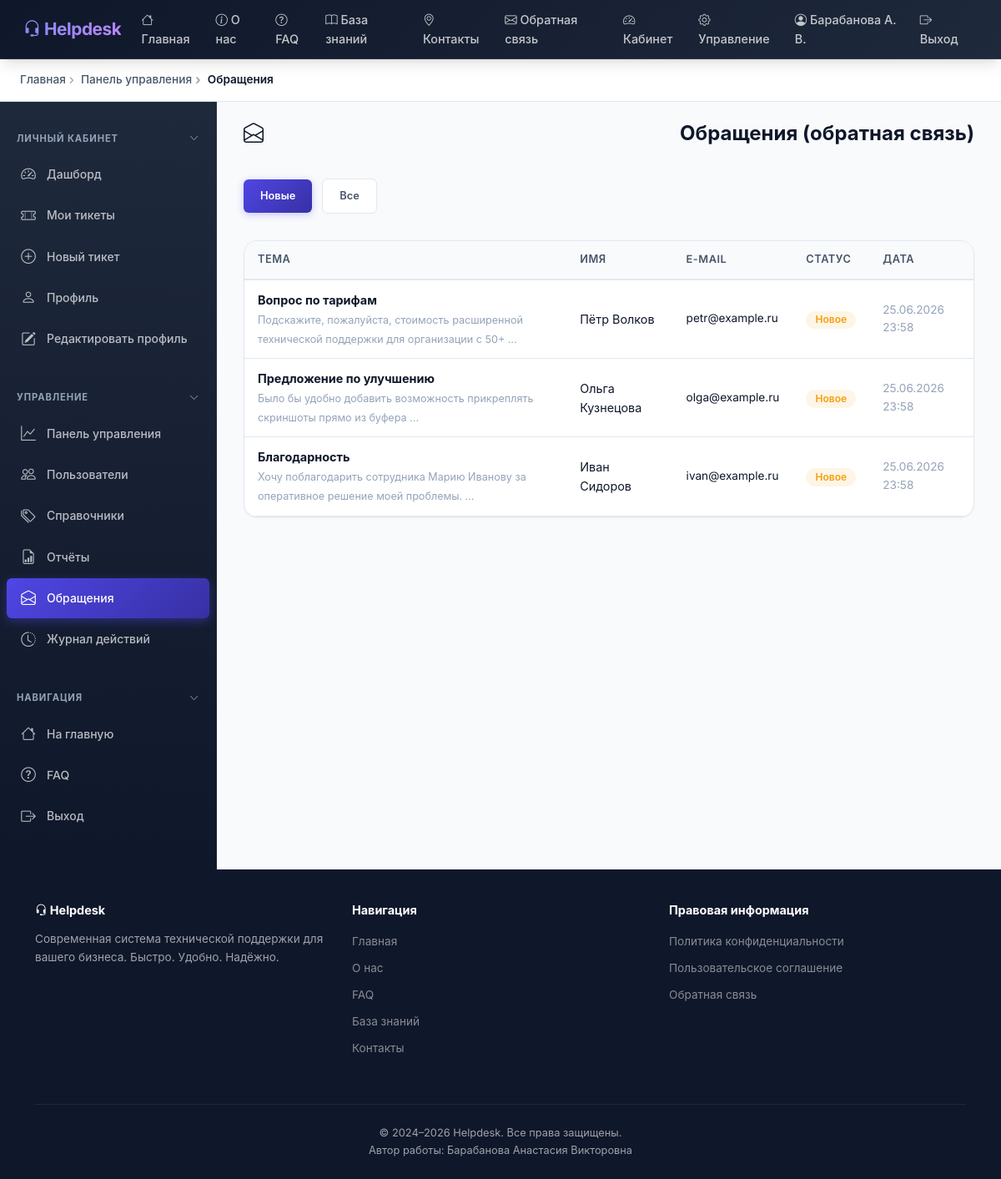
Page /admin-panel/feedback/ (signed in) on the committed database.
### helpdesk/models.py (models this page shows, shortened)
class User(AbstractUser):
    class Role(models.TextChoices):
        CLIENT = 'CLIENT', 'Клиент'
        SUPPORT = 'SUPPORT', 'Саппорт'
        ADMIN = 'ADMIN', 'Администратор'
    role = models.CharField(
        max_length=10,
        choices=Role.choices,
        default=Role.CLIENT,
        verbose_name='Роль',
        help_text='Роль определяет уровень доступа пользователя в системе.',
    )
    patronymic = models.CharField(
        max_length=150,
        blank=True,
        default='',
        verbose_name='Отчество',
    )
    phone = models.CharField(
        max_length=20,
        blank=True,
        default='',
        verbose_name='Телефон',
        help_text='Контактный номер телефона.',
    )
    department = models.ForeignKey(
        Department,
        on_delete=models.SET_NULL,
        null=True,
        blank=True,
        related_name='employees',
        verbose_name='Отдел',
        help_text='Отдел, к которому прикреплён сотрудник.',
    )
    avatar = models.ImageField(
        upload_to='avatars/%Y/%m/',
        blank=True,
        null=True,
        verbose_name='Аватар',
        help_text='Фотография профиля пользователя.',
    )
    bio = models.TextField(
        blank=True,
        default='',
        verbose_name='О себе',
        help_text='Краткая информация о пользователе.',
    )
    class Meta:
        verbose_name = 'Пользователь'
        verbose_name_plural = 'Пользователи'
        ordering = ['last_name', 'first_name']
    @property
    def short_name(self) -> str:
        parts = [self.last_name]
        if self.first_name:
            parts.append(f'{self.first_name[0]}.')
        if self.patronymic:
            parts.append(f'{self.patronymic[0]}.')
        return ' '.join(parts).strip() or self.username
    @property
    def is_client(self) -> bool:
        return self.role == self.Role.CLIENT

class Feedback(models.Model):
    user = models.ForeignKey(
        User,
        on_delete=models.SET_NULL,
        null=True,
        blank=True,
        related_name='feedbacks',
        verbose_name='Пользователь',
        help_text='Заполняется автоматически для авторизованных пользователей.',
    )
    name = models.CharField(
        max_length=150,
        verbose_name='Имя',
        help_text='Имя отправителя (для неавторизованных).',
    )
    email = models.EmailField(
        verbose_name='E-mail',
        help_text='Адрес для обратной связи.',
    )
    subject = models.CharField(
        max_length=300,
        verbose_name='Тема',
    )
    message = models.TextField(
        verbose_name='Сообщение',
    )
    is_processed = models.BooleanField(
        default=False,
        verbose_name='Обработано',
        help_text='Отметьте, когда обращение будет рассмотрено.',
    )
    created_at = models.DateTimeField(
        auto_now_add=True,
        verbose_name='Дата отправки',
    )
    class Meta:
        verbose_name = 'Обращение (обратная связь)'
        verbose_name_plural = 'Обращения (обратная связь)'
        ordering = ['-created_at']

### helpdesk/views.py (the view)
    def wrapper(request, *args, **kwargs):
        if not request.user.is_authenticated:
            return redirect('login')
        if request.user.is_client:
            messages.error(request, 'У вас нет доступа к этому разделу.')
            return redirect('dashboard')
        return view_func(request, *args, **kwargs)

### helpdesk/templatetags/helpdesk_tags.py (called while the page is built)
@register.simple_tag
def active_link(request, url_name, *args):
    from django.urls import reverse
    try:
        url = reverse(url_name, args=args)
        if request.path == url:
            return 'active'
    except Exception:
        pass
    return ''

### helpdesk/views.py (called while the page is built)
def staff_required(view_func):
    def wrapper(request, *args, **kwargs):
        if not request.user.is_authenticated:
            return redirect('login')
        if request.user.is_client:
            messages.error(request, 'У вас нет доступа к этому разделу.')
            return redirect('dashboard')
        return view_func(request, *args, **kwargs)
    wrapper.__name__ = view_func.__name__
    wrapper.__doc__ = view_func.__doc__
    return wrapper

@staff_required
def admin_feedback_list_view(request):
    feedbacks = Feedback.objects.all().select_related('user')
    show = request.GET.get('show', 'new')
    if show == 'new':
        feedbacks = feedbacks.filter(is_processed=False)
    context = {
        'feedbacks': feedbacks,
        'show': show,
        'breadcrumbs': [
            ('Главная', '/'),
            ('Панель управления', '/admin-panel/'),
            ('Обращения', None),
        ],
    }
    return render(request, 'admin_panel/feedback_list.html', context)

### templates/admin_panel/feedback_list.html (shortened to what this page needs)
{% extends 'base.html' %}
{% block content %}
<div class="layout-wrapper">
    {% include 'includes/sidebar.html' %}
    <div class="main-content fade-in">
        <h1 class="page-title"><i class="bi bi-envelope-open"></i> Обращения (обратная связь)</h1>
        <div class="filter-bar">
            <a href="{% url 'admin_feedback_list' %}?show=new"
               class="btn-helpdesk {% if show == 'new' %}btn-primary-helpdesk{% else %}btn-secondary-helpdesk{% endif %}" style="font-size:0.8rem;">
                Новые
            </a>
            <a href="{% url 'admin_feedback_list' %}?show=all"
               class="btn-helpdesk {% if show == 'all' %}btn-primary-helpdesk{% else %}btn-secondary-helpdesk{% endif %}" style="font-size:0.8rem;">
                Все
            </a>
        </div>
        <div class="card-helpdesk">
            <div class="card-body" style="padding: 0; overflow-x: auto;">
                {% if feedbacks %}
                <table class="table-helpdesk">
                    <thead>
                        <tr>
                            <th>Тема</th>
                            <th>Имя</th>
                            <th>E-mail</th>
                            <th>Статус</th>
                            <th>Дата</th>
                        </tr>
                    </thead>
                    <tbody>
                        {% for fb in feedbacks %}
                        <tr>
                            <td>
                                <strong>{{ fb.subject }}</strong>
                                <br><small style="color: var(--text-muted);">{{ fb.message|truncatewords:10 }}</small>
                            </td>
                            <td>{{ fb.name }}</td>
                            <td style="font-size:0.85rem;">{{ fb.email }}</td>
                            <td>
                                {% if fb.is_processed %}
                                <span class="badge-status" style="background: rgba(16,185,129,0.1); color: var(--success);">Обработано</span>
                                {% else %}
                                <span class="badge-status" style="background: rgba(245,158,11,0.1); color: var(--warning);">Новое</span>
                                {% endif %}
                            </td>
                            <td style="font-size:0.85rem; color: var(--text-muted);">{{ fb.created_at|date:"d.m.Y H:i" }}</td>
                        </tr>
                        {% endfor %}
                    </tbody>
                </table>
                {% else %}
                <div class="text-center py-5" style="color: var(--text-muted);">
                    <i class="bi bi-inbox" style="font-size: 3rem;"></i>
                    <p class="mt-2">Обращений нет.</p>
                </div>
                {% endif %}
            </div>
        </div>
    </div>
</div>
{% endblock %}

### templates/base.html (shortened to what this page needs)
{% load static %}
{% load helpdesk_tags %}
<!DOCTYPE html>
<html lang="ru">
<head>
    <link href="https://cdn.jsdelivr.net/npm/bootstrap@5.3.2/dist/css/bootstrap.min.css" rel="stylesheet">
    <link rel="stylesheet" href="https://cdn.jsdelivr.net/npm/bootstrap-icons@1.11.3/font/bootstrap-icons.min.css">
    <link rel="stylesheet" href="{% static 'css/style.css' %}">
</head>
<body>
    <nav class="navbar navbar-expand-lg navbar-helpdesk">
        <div class="container-fluid">
            <a class="navbar-brand" href="{% url 'home' %}">
                <i class="bi bi-headset"></i> Helpdesk
            </a>
            <div class="collapse navbar-collapse" id="navbarMain">
                <ul class="navbar-nav me-auto">
                    <li class="nav-item">
                        <a class="nav-link {% active_link request 'home' %}" href="{% url 'home' %}">
                            <i class="bi bi-house"></i> Главная
                        </a>
                    </li>
                    <li class="nav-item">
                        <a class="nav-link {% active_link request 'about' %}" href="{% url 'about' %}">
                            <i class="bi bi-info-circle"></i> О нас
                        </a>
                    </li>
                    <li class="nav-item">
                        <a class="nav-link {% active_link request 'faq' %}" href="{% url 'faq' %}">
                            <i class="bi bi-question-circle"></i> FAQ
                        </a>
                    </li>
                    <li class="nav-item">
                        <a class="nav-link {% active_link request 'knowledge_base' %}" href="{% url 'knowledge_base' %}">
                            <i class="bi bi-book"></i> База знаний
                        </a>
                    </li>
                    <li class="nav-item">
                        <a class="nav-link {% active_link request 'contacts' %}" href="{% url 'contacts' %}">
                            <i class="bi bi-geo-alt"></i> Контакты
                        </a>
                    </li>
                    <li class="nav-item">
                        <a class="nav-link {% active_link request 'feedback' %}" href="{% url 'feedback' %}">
                            <i class="bi bi-envelope"></i> Обратная связь
                        </a>
                    </li>
                </ul>
                <ul class="navbar-nav">
                    {% if user.is_authenticated %}
                        <li class="nav-item">
                            <a class="nav-link" href="{% url 'dashboard' %}">
                                <i class="bi bi-speedometer2"></i> Кабинет
                            </a>
                        </li>
                        {% if not user.is_client %}
                        <li class="nav-item">
                            <a class="nav-link" href="{% url 'admin_dashboard' %}">
                                <i class="bi bi-gear"></i> Управление
                            </a>
                        </li>
                        {% endif %}
                        <li class="nav-item">
                            <a class="nav-link" href="{% url 'profile' %}">
                                <i class="bi bi-person-circle"></i> {{ user.short_name }}
                            </a>
                        </li>
                        <li class="nav-item">
                            <a class="nav-link" href="{% url 'logout' %}">
                                <i class="bi bi-box-arrow-right"></i> Выход
                            </a>
                        </li>
                    {% endif %}
                </ul>
            </div>
        </div>
    </nav>
    {% if breadcrumbs %}
    <div class="breadcrumb-wrapper">
        <div class="container-fluid px-4">
            <ul class="breadcrumb-helpdesk">
                {% for label, url in breadcrumbs %}
                    <li>
                        {% if url %}
                            <a href="{{ url }}">{{ label }}</a>
                        {% else %}
                            {{ label }}
                        {% endif %}
                    </li>
                {% endfor %}
            </ul>
        </div>
    </div>
    {% endif %}
    {% block content %}{% endblock %}
    <footer class="footer-helpdesk">
        <div class="container">
            <div class="row">
                <div class="col-md-4 mb-3">
                    <h5><i class="bi bi-headset"></i> Helpdesk</h5>
                    <p style="font-size: 0.85rem;">
                        Современная система технической поддержки для вашего бизнеса.
                        Быстро. Удобно. Надёжно.
                    </p>
                </div>
                <div class="col-md-4 mb-3">
                    <h5>Навигация</h5>
                    <ul class="footer-links">
                        <li><a href="{% url 'home' %}">Главная</a></li>
                        <li><a href="{% url 'about' %}">О нас</a></li>
                        <li><a href="{% url 'faq' %}">FAQ</a></li>
                        <li><a href="{% url 'knowledge_base' %}">База знаний</a></li>
                        <li><a href="{% url 'contacts' %}">Контакты</a></li>
                    </ul>
                </div>
                <div class="col-md-4 mb-3">
                    <h5>Правовая информация</h5>
                    <ul class="footer-links">
                        <li><a href="{% url 'privacy_policy' %}">Политика конфиденциальности</a></li>
                        <li><a href="{% url 'terms' %}">Пользовательское соглашение</a></li>
                        <li><a href="{% url 'feedback' %}">Обратная связь</a></li>
                    </ul>
                </div>
            </div>
            <div class="footer-bottom">
                &copy; 2024–2026 Helpdesk. Все права защищены.<br>
                Автор работы: Барабанова Анастасия Викторовна
            </div>
        </div>
    </footer>
</body>
</html>

### rows in the picture
User: short_name "Барабанова А. В."
Feedback: subject "Вопрос по тарифам", message "Подскажите, пожалуйста, стоимость расширенной технической поддержки для организации с 50+ …", name "Пётр Волков", email "petr@example.ru", is_processed "Новое", created_at "25.06.2026 23:58"
Feedback: subject "Предложение по улучшению", message "Было бы удобно добавить возможность прикреплять скриншоты прямо из буфера …", name "Ольга Кузнецова", email "olga@example.ru", is_processed "Новое", created_at "25.06.2026 23:58"
Feedback: subject "Благодарность", message "Хочу поблагодарить сотрудника Марию Иванову за оперативное решение моей проблемы. …", name "Иван Сидоров", email "ivan@example.ru", is_processed "Новое", created_at "25.06.2026 23:58"

### other values in the picture
{{ label }} "Главная" "Панель управления"
{{ label }} "Обращения"
